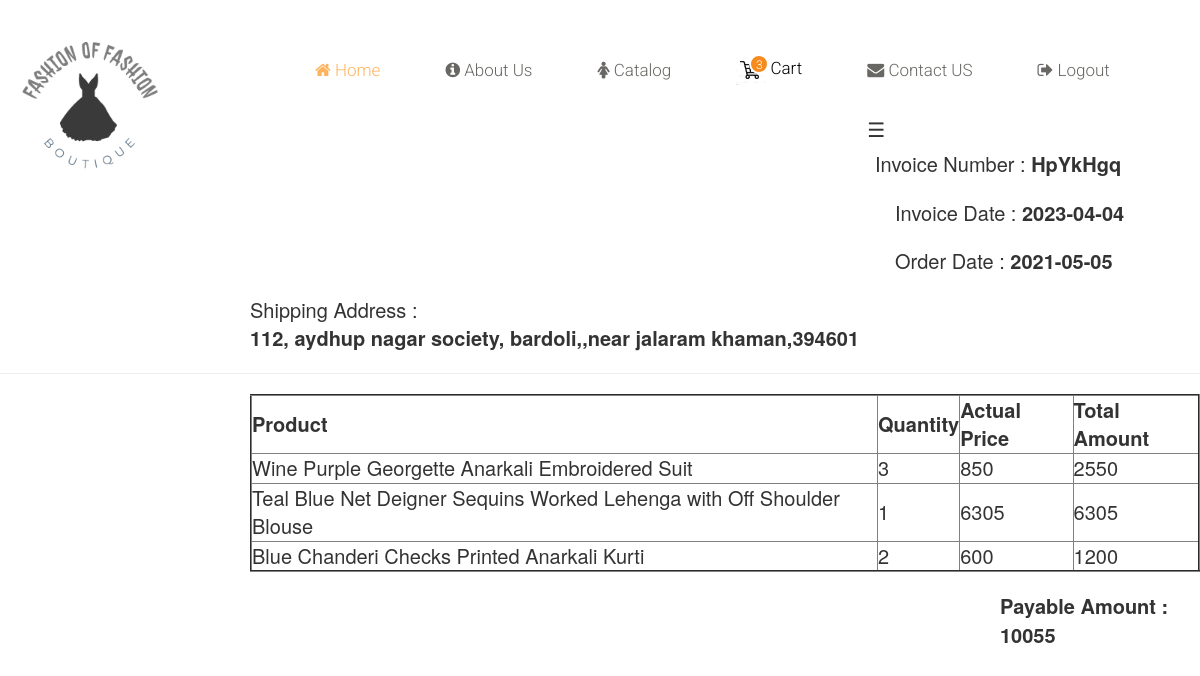
/OBMS/Boutique/bill.php (signed in), run on the app's committed database.
### tables this page shows
CREATE TABLE `tblcustomer` (
  `id` int(11) NOT NULL,
  `fname` varchar(20) NOT NULL,
  `lname` varchar(20) NOT NULL,
  `address` varchar(500) NOT NULL,
  `cityid` int(11) NOT NULL,
  `pincode` int(11) NOT NULL,
  `gender` varchar(6) NOT NULL,
  `dob` date NOT NULL,
  `contactno` char(10) NOT NULL,
  `emailid` varchar(30) NOT NULL,
  `password` char(8) NOT NULL,
  `status` varchar(20) NOT NULL,
  `userid` int(11) NOT NULL
);

CREATE TABLE `tblcart` (
  `cart_id` int(11) NOT NULL,
  `Customerid` int(11) NOT NULL,
  `Payable_Amount` double NOT NULL,
  `status` varchar(50) NOT NULL
);

CREATE TABLE `tblcustomerorder` (
  `Serialno` int(11) NOT NULL,
  `Billno` varchar(50) NOT NULL,
  `Orderno` int(11) NOT NULL,
  `Customerid` int(11) NOT NULL,
  `Cartid` int(11) NOT NULL,
  `Quantity` int(11) NOT NULL,
  `Amount` int(11) NOT NULL,
  `PaymentDesc` varchar(250) NOT NULL,
  `Transactionid` varchar(100) NOT NULL,
  `order_datetime` date NOT NULL,
  `delivery_datetime` date NOT NULL,
  `Status` varchar(50) NOT NULL,
  `order_status` varchar(50) NOT NULL
);

CREATE TABLE `tblcustomerordermaster` (
  `no` int(11) NOT NULL,
  `Customerid` int(11) NOT NULL,
  `Full_Name` varchar(50) NOT NULL,
  `Mobile_Number` char(10) NOT NULL,
  `Shipping_address` varchar(250) NOT NULL,
  `Cityid` int(11) NOT NULL,
  `pincode` int(11) NOT NULL,
  `status` varchar(50) NOT NULL
);

CREATE TABLE `tblcarttransaction` (
  `cart_trans_id` int(11) NOT NULL,
  `cartid` int(11) NOT NULL,
  `Productid` int(11) NOT NULL,
  `Size` varchar(50) NOT NULL,
  `Quantity` int(11) NOT NULL,
  `Total_Amount` float NOT NULL,
  `status` varchar(50) NOT NULL
);

CREATE TABLE `tblproduct` (
  `id` int(11) NOT NULL,
  `PCategoryid` int(11) NOT NULL,
  `Fabricid` int(11) NOT NULL,
  `Colorid` int(11) NOT NULL,
  `Size` varchar(50) NOT NULL,
  `Price` int(11) NOT NULL,
  `Quantity` int(11) NOT NULL,
  `Occasionid` int(11) NOT NULL,
  `Description` varchar(255) NOT NULL,
  `status` varchar(50) NOT NULL,
  `DateTime` datetime NOT NULL
);

### OBMS/Boutique/bill.php (the view, shortened to what this page needs)
    <?php
    include './connection.php';
?>
<?php
    if(isset( $_SESSION["login_username"]))
        {
            $username=$_SESSION["login_username"];
            $sql="select id from tblcustomer where emailid='$username'";
            $res= mysqli_query($con, $sql);
            while($row = mysqli_fetch_row($res))
            {
                $c_id=$row[0];
                include './welcomeheader.php';
            }
        }
 else {include './header.php';}
    ob_start();?>
<!DOCTYPE html>
<html>
    <head>
        <link href="css/bootstrap.min.css" rel="stylesheet">
        <link href="css/main.css" rel="stylesheet">
        <link rel="stylesheet" href="https://cdnjs.cloudflare.com/ajax/libs/font-awesome/4.7.0/css/font-awesome.min.css">
        <link rel="stylesheet" href="https://maxcdn.bootstrapcdn.com/bootstrap/3.4.1/css/bootstrap.min.css">
    </head>
    <body>
        <?php
            $sql="select * from tblcustomerorder where Customerid='$c_id'";
            $sqlres= mysqli_query($con, $sql);
            while($row = mysqli_fetch_assoc($sqlres))
            {
                $billno=$row['Billno'];
                $orderdate=$row['order_datetime'];
            }
            $sql1="select * from tblcustomerordermaster where Customerid='$c_id'";
            $sqlres1= mysqli_query($con, $sql1);
            while($row1 = mysqli_fetch_assoc($sqlres1))
            {
                $shipaddress=$row1['Shipping_address'];
                $pincode=$row1['pincode'];
            }
            $sql2="select * from tblcart where Customerid='$c_id' and status='ACTIVE'";
            $sqlres2= mysqli_query($con, $sql2);
            while($row2 = mysqli_fetch_assoc($sqlres2))
            {
                $cartid=$row2['cart_id'];
                $total=$row2['Payable_Amount'];
            $billdate=$today=date("Y-m-d");
        ?>
        <div style="margin-left: 875px;font-size: 20px">
            Invoice Number :
            <?php echo "<b>". $billno. "</b>" ?>
        </div>
        <br>
        <div style="margin-left: 895px;font-size: 20px">
            Invoice Date  :
            <?php echo "<b>". $billdate. "</b>" ?>
        </div>
        <br>
        <div style="margin-left: 895px;font-size: 20px">
            Order Date :
                <?php echo "<b>". $orderdate. "</b>" ?>
        </div>
        <br>
        <div style="margin-left: 250px;font-size: 20px">
            Shipping Address :
            <?php echo "<p> <b>". $shipaddress.','.$pincode. "</b> </p>" ?>
        </div>
        <hr size="30">
        <table border="2px solid" style="margin-left:250px;margin-top: 20px;font-size: 20px">
            <tr>
                <th> Product </th>
                <th> Quantity </th>
                <th> Actual Price </th>
                <th> Total Amount </th>
            </tr>
                <?php
                    $sql3="select * from tblcarttransaction where cartid='$cartid' and status='ACTIVE'";
                $sqlres3= mysqli_query($con, $sql3);
                $res=array();
                while($row3 = mysqli_fetch_assoc($sqlres3))
                {
                    $res[]=$row3;
               }
               foreach ($res as $list)
               {
                    $id=$list['Productid'];
                    $pqty=$list['Quantity'];
                    $price=$list['Total_Amount'];
                    $sql4="select * from tblproduct where id='$id'";
                    $sqlres4= mysqli_query($con, $sql4);
                    $row4 = mysqli_fetch_array($sqlres4);
                    $pdesc = $row4['Description'];
                    $amt=$row4['Price'];
                ?>
            <tr>
                <td> <?php echo $pdesc; ?> </td>
                <td> <?php echo $pqty; ?> </td>
                <td> <?php echo $amt; ?> </td>
                <td> <?php echo $price; ?> </td>
                <?php
                }
                ?>
            </tr>
        </table>
        <br>
        <div style="margin-left: 1000px;font-size: 20px">
            <label> Payable Amount : <?php echo $total;?> </label>
        </div>
        <?php
         }
        ?>
    </body>
</html>

### OBMS/Boutique/welcomeheader.php (shortened to what this page needs)
<?php include './connection.php';?>
<div class="header-bottom" >
    <div class="col-sm-12" style="height: 120px">
                <div class="mainmenu pull-left">
                    <ul class="nav navbar-nav collapse navbar-collapse">
                        <li><a href="#"><img src="images/logo.png" alt=""  height="150px" width="150px" style="margin-left: 0px;margin-top: 0px"/></a></li>
                        <li><a href="welcome.php" class="active"  style="padding-top: 30px;padding-left: 120px"><i class="fa fa-home"></i>  Home </a></li>
                        <li  style="padding-top: 30px;padding-left: 50px"><a href="aboutus.php"><i class="fa fa-info-circle"></i>  About Us</a></li>
                        <li class="dropdown" style="padding-top: 30px;padding-left: 50px">
                            <a href="#"><i class="fa fa-female"></i> Catalog</a>
                        </li>
                        <?php
                            if(isset( $_SESSION["login_username"]))
                            {
                                $username=$_SESSION["login_username"];
                                $sql2="select id from tblcustomer where emailid='$username'";
                                $res= mysqli_query($con, $sql2);
                                while($row = mysqli_fetch_row($res))
                                {
                                    $c_id=$row[0];
                                    $sql="select * from tblcart where Customerid='$c_id' and status='ACTIVE'";
                                    $sqlres= mysqli_query($con, $sql);
                                    while($row= mysqli_fetch_assoc($sqlres))
                                    {
                                        $cartid=$row['cart_id'];
                                        $sql1="select * from tblcarttransaction where cartid='$cartid' and status='ACTIVE'";
                                        $sqlres1= mysqli_query($con, $sql1);
                                        $row1= mysqli_num_rows($sqlres1);
                                        $cnt=$row1;
                                    }
                                }
                            }
                        ?>
                        <li  style="padding-top: 25px;padding-left: 50px">
                                <a href="addtoCart.php" style="color:#000;">
                                    <img src="images/carticon.jfif" height="30px" width="30px"/> Cart
                                    <span style="font-size: 12px;line-height: 14px;background: #F68B1E;padding: 2px; border: 2px solid #fff;border-radius: 50%;position: absolute;top: -1px;left: 13px;color: #fff;width: 20px;height: 20px;text-align: center;">
                                        <?php
                                            if($row1==0)
                                            {
                                                echo "0";
                                            }
                                            else
                                            {
                                                echo $cnt;
                                            }
                                        ?>
                                    </span>
                                </a>
                        </li>
                        <li  style="padding-top: 30px;padding-left: 50px"><a href="contactus.php"><i class="fa fa-envelope"></i>  Contact US </a></li>
                        <li  style="padding-top: 30px;padding-left: 50px"><a href="checkout.php"><i class="fa fa-sign-out"></i>  Logout </a></li>
                        <li style="padding-top: 25px;padding-left: 50px">
                            <span style="font-size:20px;cursor:pointer" onclick="openNav()">&#9776; </span>
                        </li>
                    </ul>
            </div>
         </div>
</div>

### OBMS/Boutique/css/main.css (style rules this page uses)
body { font-family: 'Roboto', sans-serif; position: relative; font-weight:400px; }
ul li { list-style: none; }
a { -webkit-transition: 300ms; -moz-transition: 300ms; -o-transition: 300ms; transition: 300ms; }
.header-bottom { padding-bottom: 30px; padding-top: 30px; }
.navbar-collapse.collapse { padding-left: 0; }
.mainmenu ul li { padding-right: 15px; padding-left: 15px; }
.mainmenu ul li:first-child { padding-left: 0px; }
.mainmenu ul li a { color: #696763; font-family: 'Roboto', sans-serif; font-size: 17px; font-weight: 300; padding: 0; padding-bottom: 10px; }
.mainmenu ul li a:hover, .mainmenu ul li a.active, .shop-menu ul li a.active { background:none; color:#fdb45e; }

### data on the page
tblcustomer: cnt "3"
tblcart: Payable_Amount "10055"
tblcustomerorder: Billno "HpYkHgq", order_datetime "2021-05-05"
tblcustomerordermaster: Shipping_address "112, aydhup nagar society, bardoli,,near jalaram khaman", pincode "394601"
tblcarttransaction: Productid.Description "Wine Purple Georgette Anarkali Embroidered Suit", Quantity "3", Productid.Price "850", Total_Amount "2550"
tblcarttransaction: Productid.Description "Teal Blue Net Deigner Sequins Worked Lehenga with Off Shoulder Blouse", Quantity "1", Productid.Price "6305", Total_Amount "6305"
tblcarttransaction: Productid.Description "Blue Chanderi Checks Printed Anarkali Kurti", Quantity "2", Productid.Price "600", Total_Amount "1200"
